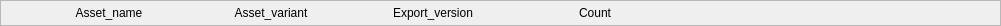
<?xml version="1.0" encoding="UTF-8"?>
<ui version="4.0">
 <class>Form</class>
 <widget class="QWidget" name="Form">
  <property name="geometry">
   <rect>
    <x>0</x>
    <y>0</y>
    <width>1001</width>
    <height>26</height>
   </rect>
  </property>
  <property name="windowTitle">
   <string>Form</string>
  </property>
  <layout class="QVBoxLayout" name="verticalLayout">
   <property name="leftMargin">
    <number>0</number>
   </property>
   <property name="topMargin">
    <number>0</number>
   </property>
   <property name="rightMargin">
    <number>0</number>
   </property>
   <property name="bottomMargin">
    <number>0</number>
   </property>
   <item>
    <widget class="QFrame" name="ref_list_asset_frame">
     <property name="frameShape">
      <enum>QFrame::StyledPanel</enum>
     </property>
     <property name="frameShadow">
      <enum>QFrame::Raised</enum>
     </property>
     <layout class="QHBoxLayout" name="horizontalLayout">
      <property name="spacing">
       <number>2</number>
      </property>
      <property name="leftMargin">
       <number>10</number>
      </property>
      <property name="topMargin">
       <number>2</number>
      </property>
      <property name="rightMargin">
       <number>10</number>
      </property>
      <property name="bottomMargin">
       <number>2</number>
      </property>
      <item>
       <widget class="QLabel" name="ref_list_asset_image_label">
        <property name="minimumSize">
         <size>
          <width>16</width>
          <height>16</height>
         </size>
        </property>
        <property name="maximumSize">
         <size>
          <width>16</width>
          <height>16</height>
         </size>
        </property>
        <property name="text">
         <string/>
        </property>
       </widget>
      </item>
      <item>
       <widget class="QLabel" name="ref_list_asset_name_label">
        <property name="minimumSize">
         <size>
          <width>160</width>
          <height>0</height>
         </size>
        </property>
        <property name="maximumSize">
         <size>
          <width>160</width>
          <height>16777215</height>
         </size>
        </property>
        <property name="text">
         <string>Asset_name</string>
        </property>
        <property name="alignment">
         <set>Qt::AlignCenter</set>
        </property>
       </widget>
      </item>
      <item>
       <widget class="QLabel" name="ref_list_asset_variant_label">
        <property name="minimumSize">
         <size>
          <width>160</width>
          <height>0</height>
         </size>
        </property>
        <property name="maximumSize">
         <size>
          <width>160</width>
          <height>16777215</height>
         </size>
        </property>
        <property name="text">
         <string>Asset_variant</string>
        </property>
        <property name="alignment">
         <set>Qt::AlignCenter</set>
        </property>
       </widget>
      </item>
      <item>
       <widget class="QLabel" name="ref_list_asset_version_label">
        <property name="minimumSize">
         <size>
          <width>160</width>
          <height>0</height>
         </size>
        </property>
        <property name="maximumSize">
         <size>
          <width>160</width>
          <height>16777215</height>
         </size>
        </property>
        <property name="text">
         <string>Export_version</string>
        </property>
        <property name="alignment">
         <set>Qt::AlignCenter</set>
        </property>
       </widget>
      </item>
      <item>
       <widget class="QLabel" name="ref_list_asset_count_label">
        <property name="minimumSize">
         <size>
          <width>160</width>
          <height>0</height>
         </size>
        </property>
        <property name="maximumSize">
         <size>
          <width>160</width>
          <height>16777215</height>
         </size>
        </property>
        <property name="text">
         <string>Count</string>
        </property>
        <property name="alignment">
         <set>Qt::AlignCenter</set>
        </property>
       </widget>
      </item>
      <item>
       <spacer name="horizontalSpacer">
        <property name="orientation">
         <enum>Qt::Horizontal</enum>
        </property>
        <property name="sizeHint" stdset="0">
         <size>
          <width>40</width>
          <height>20</height>
         </size>
        </property>
       </spacer>
      </item>
     </layout>
    </widget>
   </item>
  </layout>
 </widget>
 <resources/>
 <connections/>
</ui>
